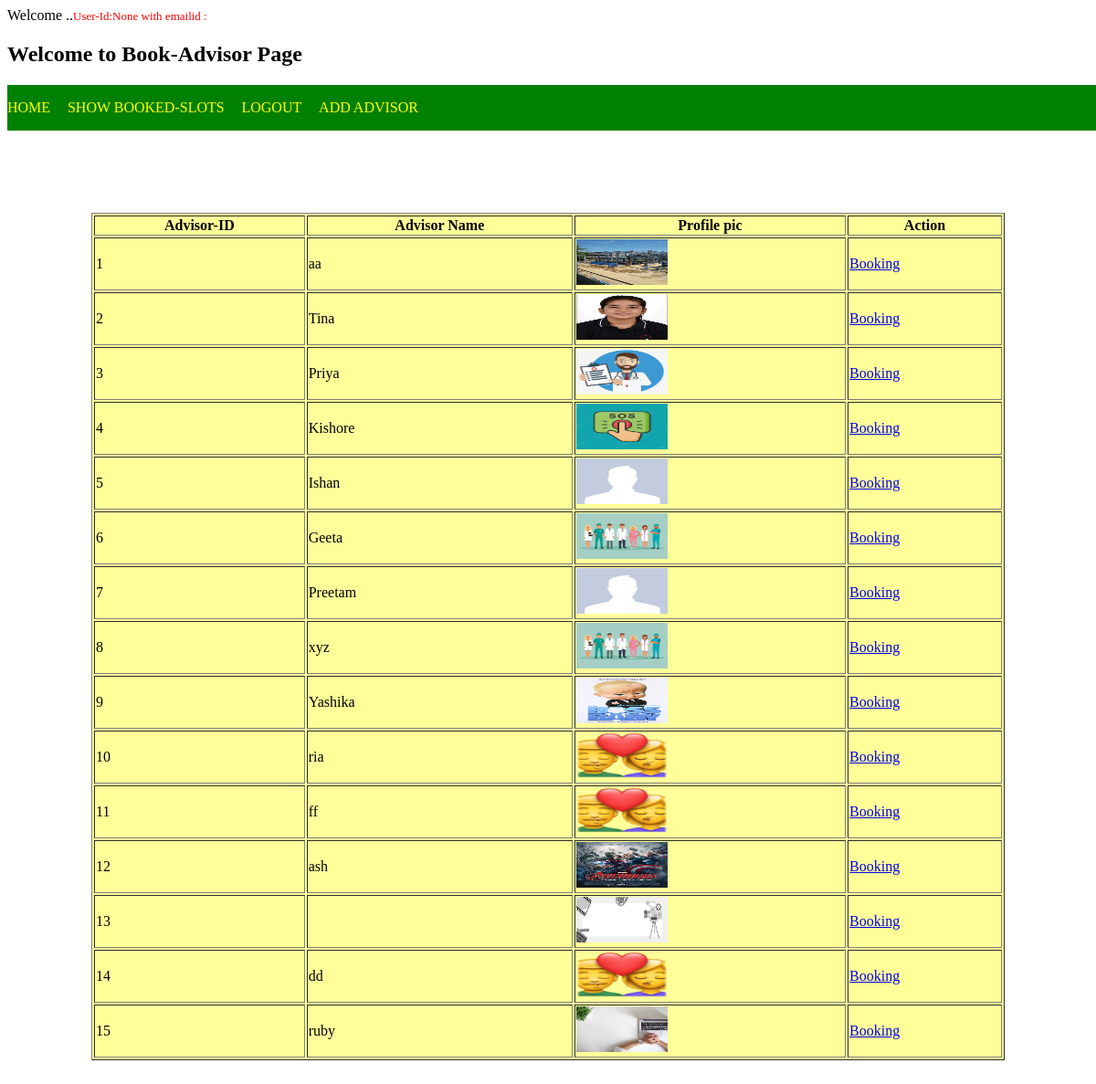
Page /user/userid/advisor/ on the committed database.
### bookadvisor/models.py (models this page shows, shortened)
class Advisor(AbstractBaseUser):
    id = models.IntegerField(verbose_name='Advisor-ID',
                                  serialize=False,
                                  auto_created=True,primary_key=True
                                  )
    first_name = models.CharField(verbose_name='AdvName',max_length=20,unique=True,blank=True)
    profilepic = models.ImageField('Add Profilepic',null=False,blank=False,upload_to='images/')
    bid = models.IntegerField(blank=True,null=True)
    bookingtime = models.DateTimeField(auto_now=False, auto_now_add=False,blank=True,null=True)
    is_staff = models.BooleanField(default=False),
    is_active=models.BooleanField(default=False),
    is_admin=models.BooleanField(default=False),
    is_superuser=models.BooleanField(default=False),
    is_admin=models.BooleanField(default=False)
    USERNAME_FIELD = 'first_name'
    REQUIRED_FIELD = []
    objects=AdvisorManager()
    def __str__(self):
        return self.first_name
    def is_superuser(self):
       return self.is_admin

### bookadvisor/views.py (the view)
# urls.py: path('user/userid/advisor/',views.bookadvisor,name='bookadvisor'),
def bookadvisor(request):
    user1=Advisor.objects.all()
    print("Book",user1)
    return render(request,'bookadvisor.html',{'user1':user1})

### templates/bookadvisor.html (shortened to what this page needs)
<!DOCTYPE html>
<html lang="en" dir="ltr">
  <head>
  </head>Welcome ..<font size='2' color='red'>User-Id:{{user.id}}
  with emailid : {{user.email}}</font>
  <body>
    <h2>Welcome to Book-Advisor Page <br></h2><div class='main'><nav><a href="/">Home</a>
  <a href="/user/userid/advisor/booking/" class="links">Show booked-slots</a><a href="/user/logout/" class="links">Logout</a>
  <a href="/admin/advisor/" class="links">Add Advisor</a></nav></div>
    <br><br><br><br><br><center><div class='tableclass'>
  <table border="1" width="1000px" style="background-color:#ffff99;">
  <tr><th>Advisor-ID</th>  <th>Advisor Name</th><th> Profile pic</th><th>Action</th></tr>
  {% for i in user1 %}
  <tr><td> {{i.id}}</td><td>{{i.first_name}}</td><td><img src="{{i.profilepic.url}}" width="100" height="50"></td>
    <td><a href="/user/userid/advisor/{{i.id}}/">Booking</a></tr>
  {% endfor %}
  </table></div></center>
      <br>
  </body>
</html>

### templates/bookadvisor.html (style rules this page uses)
.main { width: 100%; height: 50px; display: flex; justify-content: space-between; background-color:green; position:fixed; float:right; }
.main nav { width:450px; display:flex; justify-content:space-between; align-items:center; }
.main nav a { text-decoration:none; color:yellow; text-transform:uppercase; float:right; }
.tableclass { margin-top:50px; width:100%; }

### rows in the picture
Advisor: id "1", first_name "aa", profilepic (picture)
Advisor: id "2", first_name "Tina", profilepic (picture)
Advisor: id "3", first_name "Priya", profilepic (picture)
Advisor: id "4", first_name "Kishore", profilepic (picture)
Advisor: id "5", first_name "Ishan", profilepic (picture)
Advisor: id "6", first_name "Geeta", profilepic (picture)
Advisor: id "7", first_name "Preetam", profilepic (picture)
Advisor: id "8", first_name "xyz", profilepic (picture)
Advisor: id "9", first_name "Yashika", profilepic (picture)
Advisor: id "10", first_name "ria", profilepic (picture)
Advisor: id "11", first_name "ff", profilepic (picture)
Advisor: id "12", first_name "ash", profilepic (picture)
Advisor: id "13", profilepic (picture)
Advisor: id "14", first_name "dd", profilepic (picture)
Advisor: id "15", first_name "ruby", profilepic (picture)

### other values in the picture
{{ user.id }} "None"
